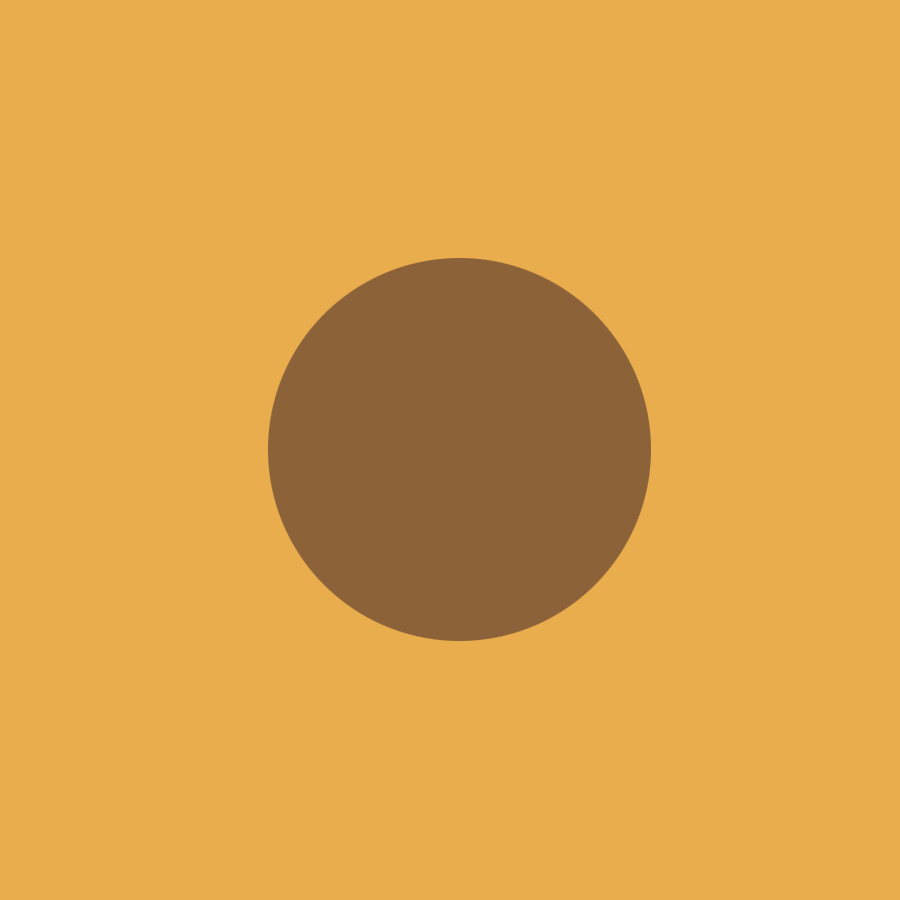
#> input picture image_processing/previous_attempts/circle.jpg, 900 x 900 px
$ python -i paint_backup.py   (imports and definitions only)   (Python 2 division)   (older library calls are emulated)
#> lines starting #> are read from the running program, lines starting #| are printed output that depends on the picture; after the words box and inside, x2 and y2 are one past the last pixel; in counts of white or black regions, pixels touching at a corner belong together
### image_processing/artKit/brush.py
class Brush:
	# actual painting width = width * pressure
	# 0 < pressure < 1
	# type: [flat, round], size: [0,6,8,..]
	def __init__(self, name, pressure, type, size):
		self.name = name
		self.pressure = pressure
		self.type = type
		self.size = size

	# [4 lines left out: function width_to_pixel, not called in this run]

	def __repr__(self):
		return self.name

### image_processing/previous_attempts/paint_backup.py
import cv2
import numpy as np
from matplotlib import pyplot as plt
import os
from artKit import *
import sys
import json
from collections import OrderedDict
import re
import scipy.misc as smp
import time
import math
import Queue

def paint(img):
	"given an image (one layer), output the json cmds for painting this image"
	return json_cmds

# [36 lines left out: functions filter_contours, paint_order, not called in this run]

def find_contours(imgray):
	# print np.shape(imgray)

	thresh = cv2.adaptiveThreshold(imgray,255,cv2.ADAPTIVE_THRESH_GAUSSIAN_C,\
            cv2.THRESH_BINARY,11,2)
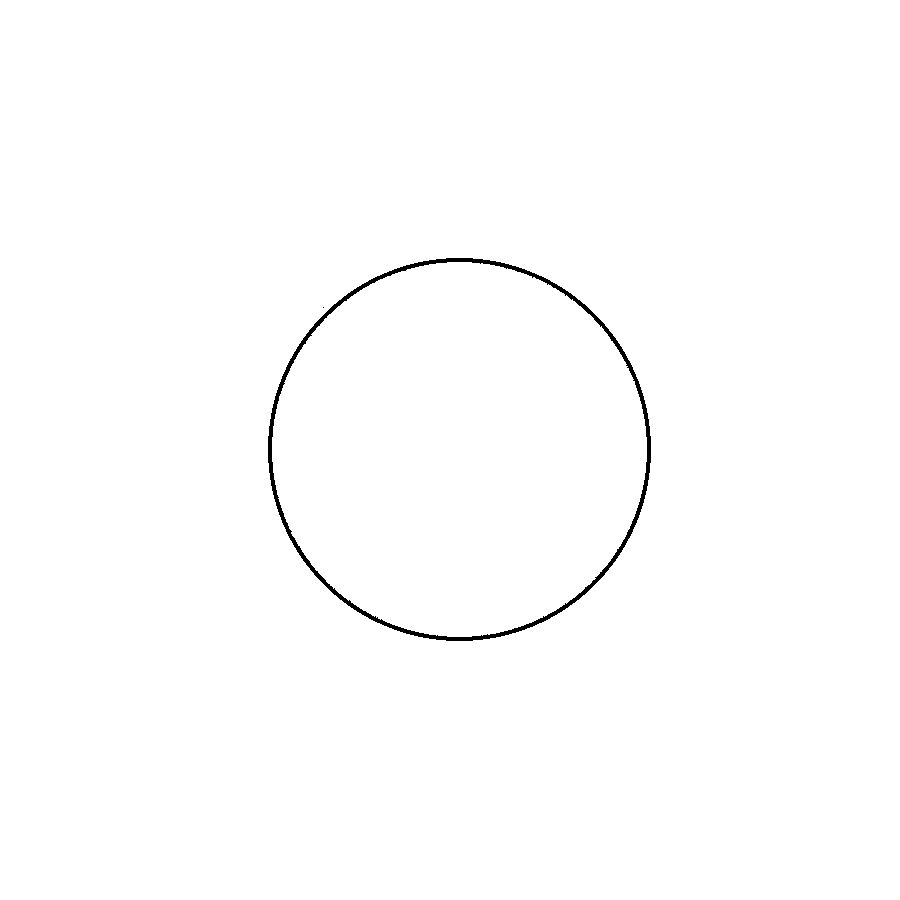
#> thresh: shape (900, 900); 99.4% white; 2 black regions (1 under 20 px)

	cv2.imwrite('threshold_G.jpg', thresh)

	contours, hierarchy = cv2.findContours(thresh,cv2.RETR_TREE,cv2.CHAIN_APPROX_SIMPLE)
#> contours = 4 contours, 1 with area under 20; largest, box (x1, y1, x2, y2) and area: (0, 0, 900, 900) 808201, (267, 257, 652, 642) 115745, (272, 262, 647, 637) 109808

	cv2.drawContours(imgray, contours, -1, (0,255,0), 3)
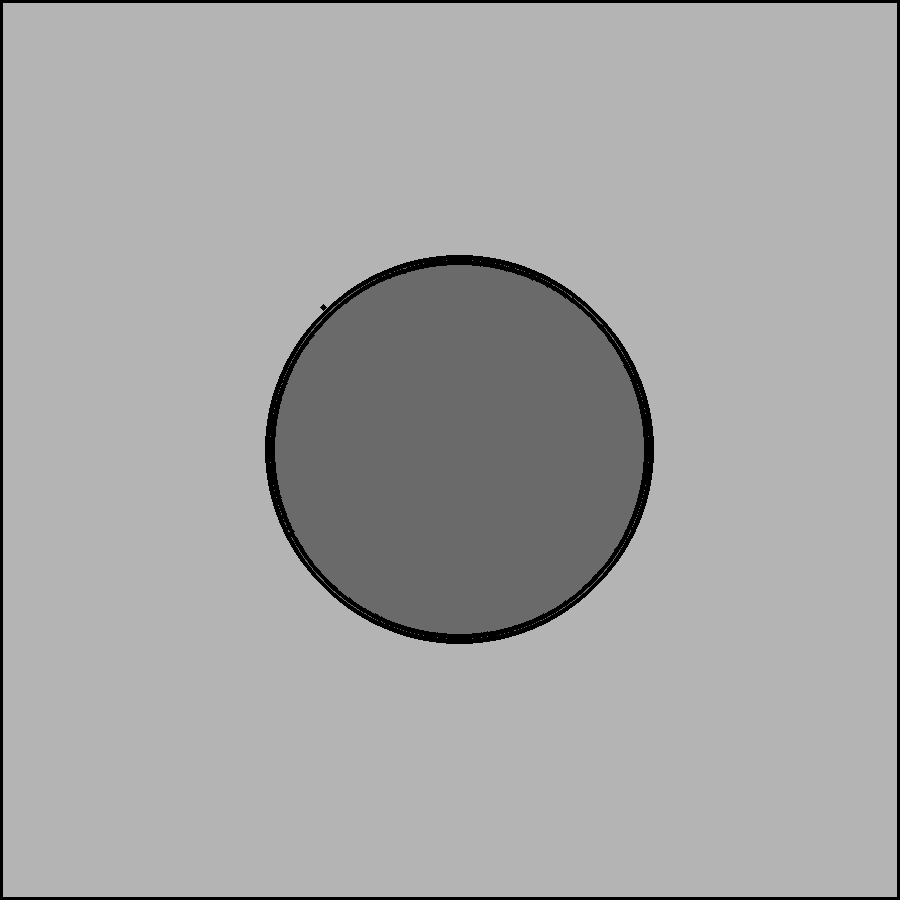
#> imgray: shape (900, 900); min 0, max 182, mean 165.4
	cv2.imwrite('all_contours.jpg', imgray)

	cnt_discrete = [None]*len(contours)
#> cnt_discrete = 4 items
	# grey_scale = [0.0]*len(contours)
	for k in range(len(contours)):

		cnt = contours[k]
		mask = np.zeros(imgray.shape,np.uint8)
		cv2.drawContours(mask,[cnt],0,255,-1)

		cv2.imwrite(str(k)+ '_mask.jpg', mask)


		thresh = cv2.adaptiveThreshold(mask, 255 ,cv2.ADAPTIVE_THRESH_MEAN_C,\
            cv2.THRESH_BINARY,11,2)
		cv2.imwrite(str(k)+ '_threshold.jpg', thresh)
		cnt2, hierarchy = cv2.findContours(thresh,cv2.RETR_TREE,cv2.CHAIN_APPROX_NONE)
		cnt_discrete[k] = cnt2[0]
#> this loop made 4 passes
#> cnt on passes 1 to 2: [[0, 0], [0, 899], [899, 899], [899, 0]], [[322, 307], [323, 306], [324, 307], [323, 308]]
#> pass 2, in find_contours, `cv2.imwrite(str(k)+ '_mask.jpg', mask)`:
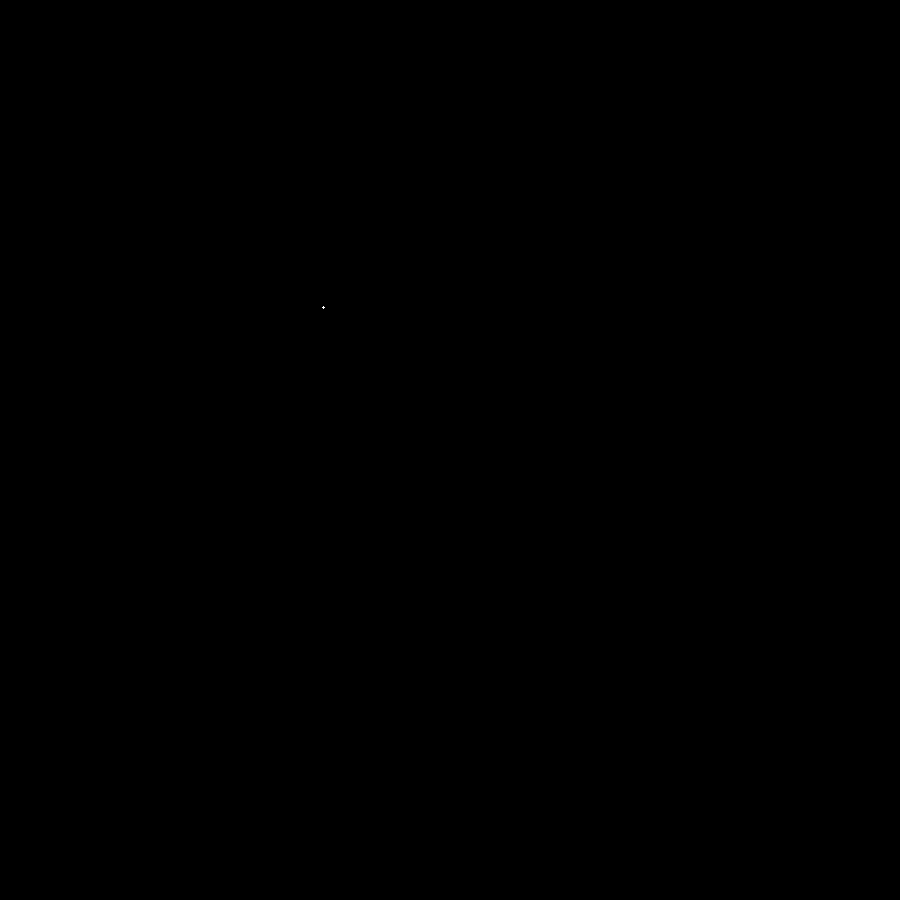
#> saved as 1_mask.jpg: shape (900, 900); 0% white in thin lines or dots, all inside (x1, y1, x2, y2) = (322, 306, 325, 309)
#> after the loop:
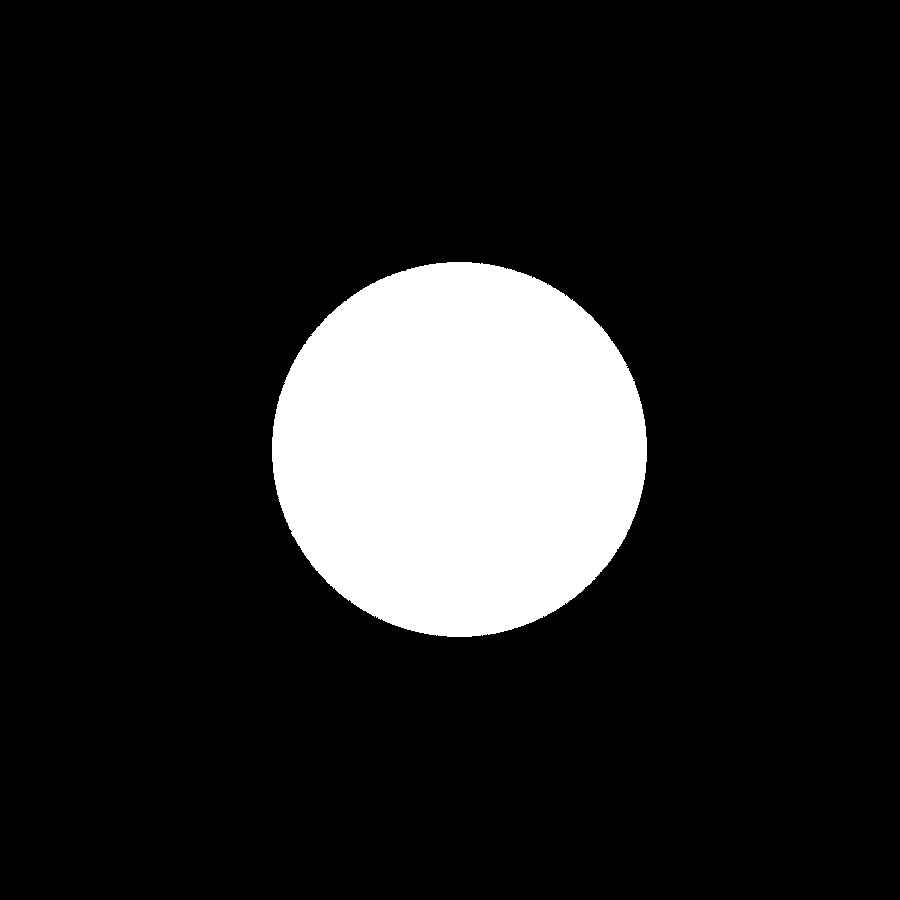
#> mask: shape (900, 900); 13.6% white; 1 white region, box (x1, y1, x2, y2) and area: (272, 262, 647, 637) 110354
#> after the loop:
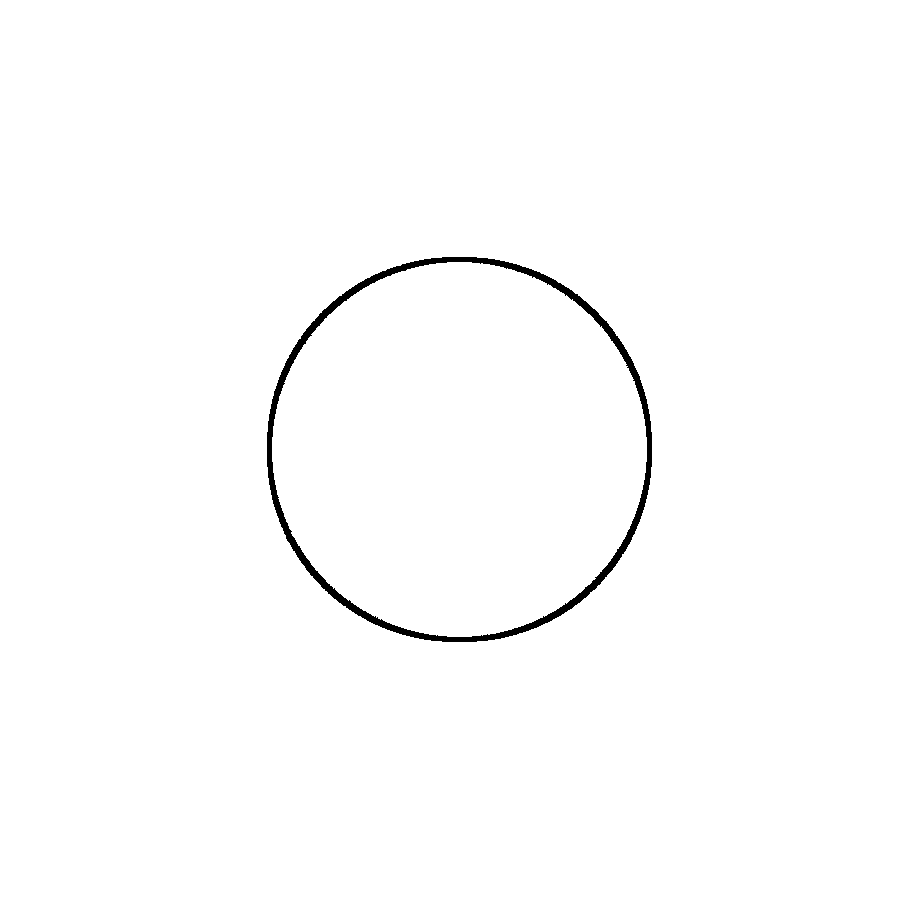
#> thresh: shape (900, 900); 99.1% white; 1 black region
#> after the loop, cnt_discrete = 4 contours; box (x1, y1, x2, y2) and area: (0, 0, 900, 900) 808201, (0, 0, 900, 900) 808201, (0, 0, 900, 900) 808201, (0, 0, 900, 900) 808201

	return cnt_discrete
	# [19 lines of commented-out code are left out]

# [142 lines left out: functions get_contours, paint_contours, not called in this run]

def sort_by_area(cnt):
	area = [-cv2.contourArea(c) for c in cnt]
	return np.argsort(area) #area in descending order

#helper: order everylist in the input list by the order indice given
# [16 lines left out: functions reorder, nearest_neighbor, not called in this run]

#NOT IMPLEMENTED
def linear_interpolate(x_table):
	"""fill in blank of x_value with linear interpolation"""
	return None

# [128 lines left out: functions build_xtable, set_y_zero, next_stroke, format_json, test, main, not called in this run]
	# [8 lines of commented-out code are left out]

# [2 lines not run here, left out]

>>> import cv2
>>> picture = cv2.imread('circle.jpg', cv2.IMREAD_GRAYSCALE)
>>> result = find_contours(picture)
#> result has the same summary as cnt_discrete in find_contours

$ run again, on image_processing/previous_attempts/curves.jpg
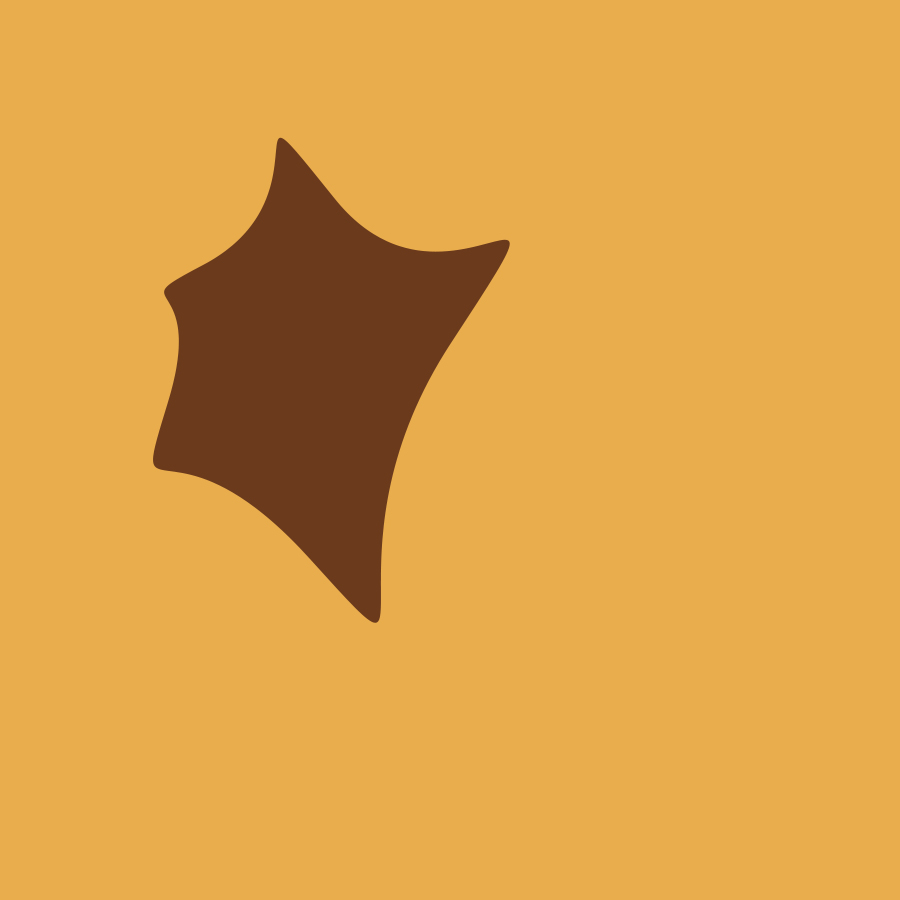
#> input picture image_processing/previous_attempts/curves.jpg, 900 x 900 px
#> contours = 12 contours, 9 with area under 20; largest, box (x1, y1, x2, y2) and area: (0, 0, 900, 900) 808201, (152, 137, 511, 624) 82670, (157, 144, 505, 618) 75705
#> in find_contours, `cv2.drawContours(imgray, contours, -1, (0,255,0), 3)`:
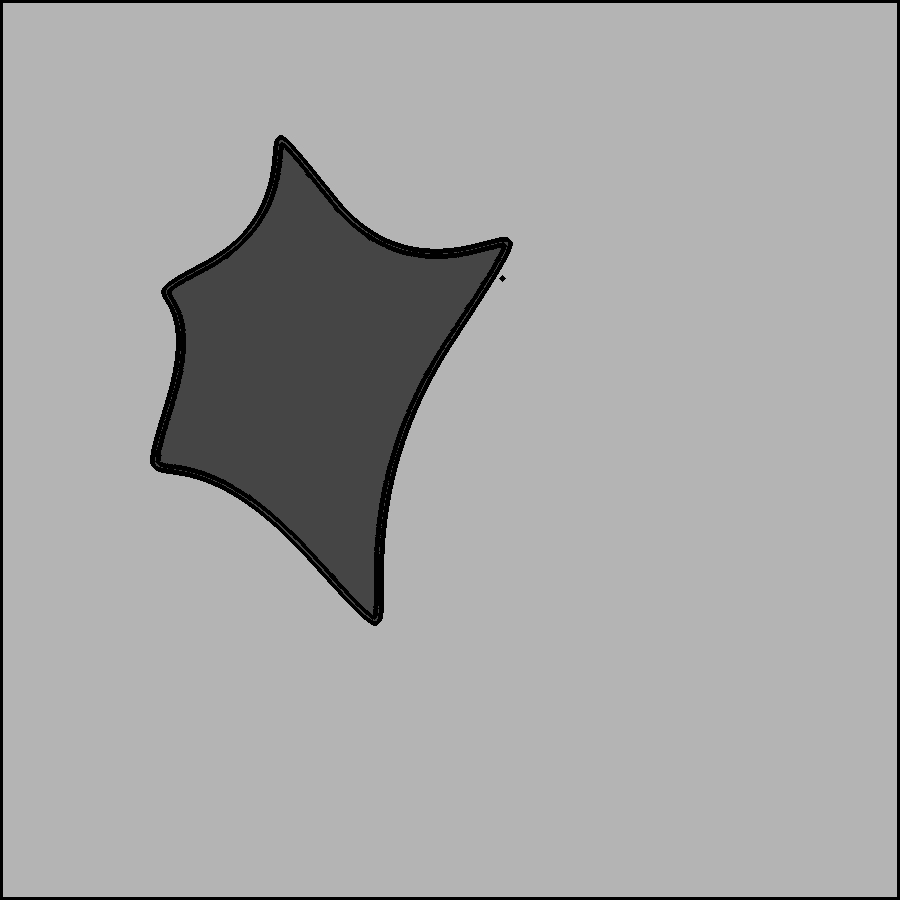
#> imgray: shape (900, 900); min 0, max 182, mean 164.8
#> in find_contours, `cnt_discrete = [None]*len(contours)`: cnt_discrete = 12 items
#> the loop in find_contours, `for k in range(len(contours)): ` made 12 passes
#> cnt on passes 1, 2, 5, 6, 7, 8, 9, 10: [[0, 0], [0, 899], [899, 899], [899, 0]], [[501, 278], [502, 277], [503, 278], [502, 279]], [[331, 576], [332, 575], [333, 576], [332, 577]], [[248, 497], [249, 496], [250, 497], [249, 498]], [[157, 455], [158, 454], [159, 455], [158, 456]], [[425, 374], [426, 373], [427, 374], [426, 375]], [[468, 305], [469, 304], [470, 305], [469, 306]], [[496, 260], [497, 259], [498, 260], [497, 261]]
#> pass 3, in find_contours, `thresh = cv2.adaptiveThreshold(mask, 255 ,cv2.ADAPTIVE_THRESH_MEAN_C,\..`:
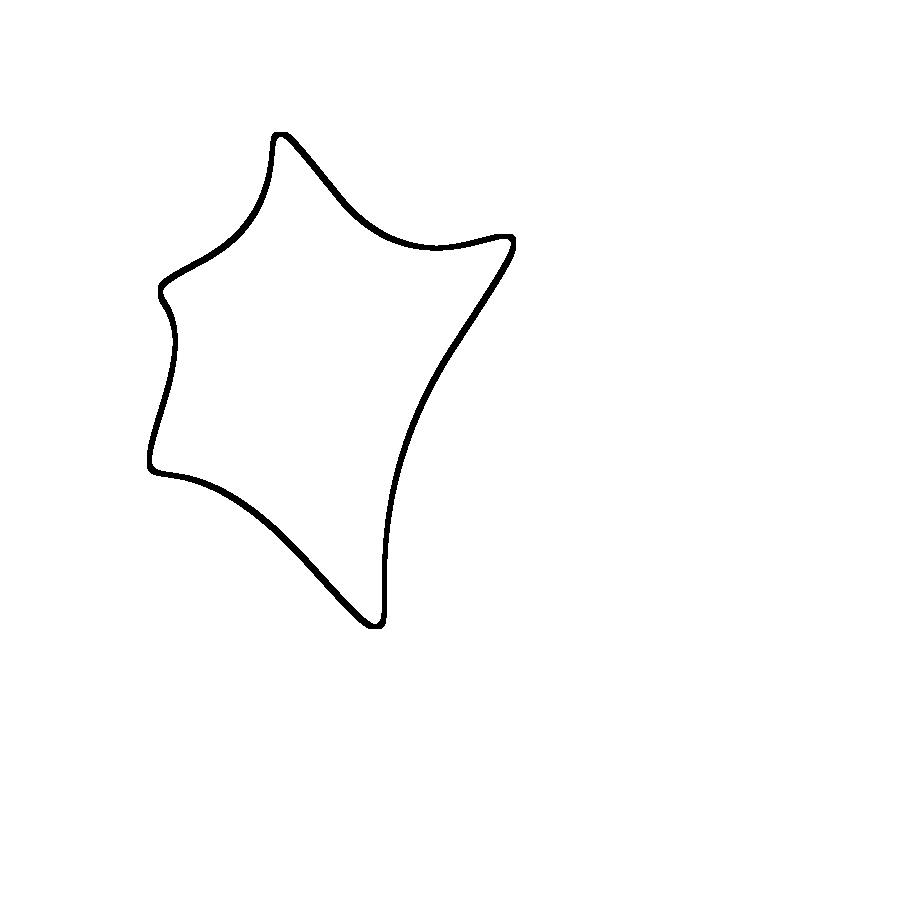
#> thresh: shape (900, 900); 98.9% white; 1 black region, box (x1, y1, x2, y2) and area: (147, 132, 516, 629) 8830
#> after the loop in find_contours, `for k in range(len(contours)):`: cnt_discrete = 12 contours; largest, box (x1, y1, x2, y2) and area: (0, 0, 900, 900) 808201, (0, 0, 900, 900) 808201, (0, 0, 900, 900) 808201, (0, 0, 900, 900) 808201, (0, 0, 900, 900) 808201
#> result has the same summary as cnt_discrete in find_contours
